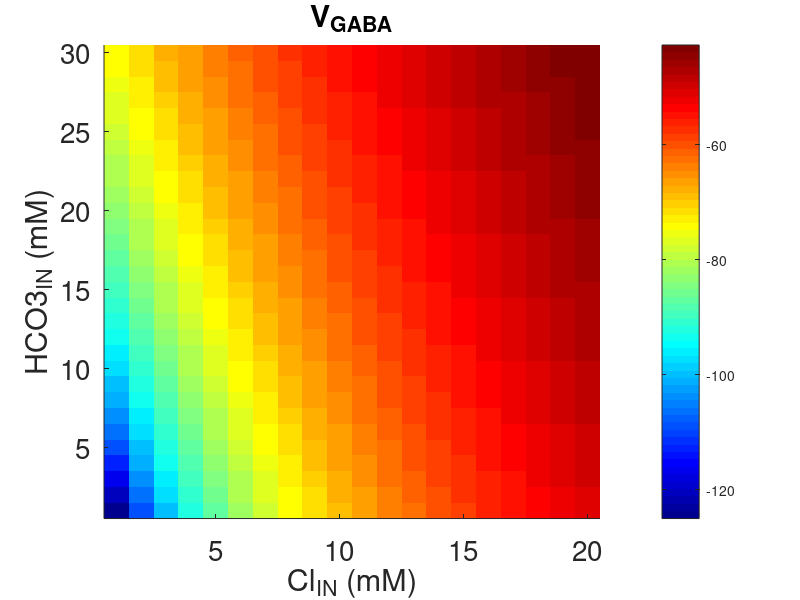

Write MATLAB code to recreate this figure.
Cli=1:1:20;
HCO3i=1:1:30;

VGABA=zeros(max(Cli),max(HCO3i));

e0_E=26.6393;   % kT/F, in Nernst equation
HCO3o=26;       % mM
Clo_E=130;      % mM


for i=1:1:max(Cli)
    for j=1:1:max(HCO3i)
   VGABA(i,j)=e0_E*log((4*Cli(i)+HCO3i(j))./(4*Clo_E+HCO3o));
    end
end


%%
figure
imagesc(VGABA')
title('V_{GABA}')
xlabel('Cl_{IN} (mM)')
ylabel('HCO3_{IN} (mM)');
set(gca,'FontSize',20);             % set the axis with big font
set(gca,'YDir','normal');
box off
colormap('jet');
colorbar;